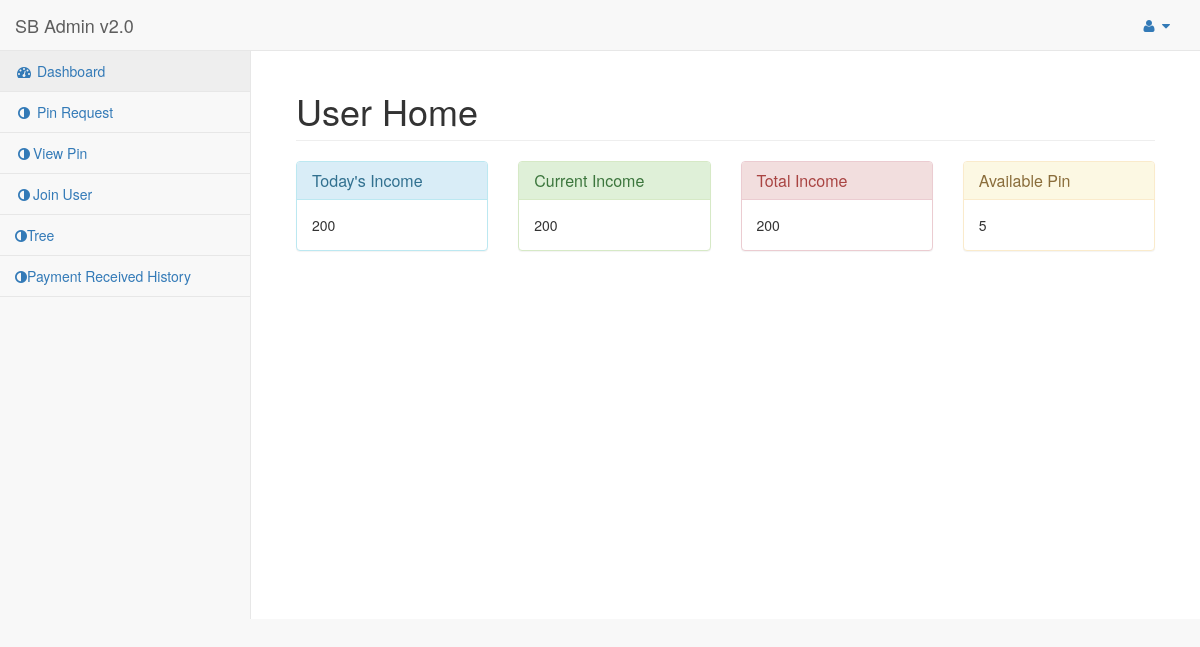
The page /home.php (signed in) on the database its author committed.
### tables this page shows
CREATE TABLE `income` (
  `id` int(11) NOT NULL,
  `userid` varchar(50) NOT NULL,
  `day_bal` int(11) NOT NULL,
  `current_bal` int(11) NOT NULL,
  `total_bal` int(11) NOT NULL
);

### home.php (the view, shortened to what this page needs)
<?php
include('php-includes/connect.php');
$userid = $_SESSION['userid'];
?>
<!DOCTYPE html>
<html lang="en">
<head>
    <link href="vendor/bootstrap/css/bootstrap.min.css" rel="stylesheet">
    <link href="vendor/metisMenu/metisMenu.min.css" rel="stylesheet">
    <link href="dist/css/sb-admin-2.css" rel="stylesheet">
    <link href="vendor/font-awesome/css/font-awesome.min.css" rel="stylesheet" type="text/css">
</head>
<body>
    <div id="wrapper">
        <?php include('php-includes/menu.php'); ?>
        <div id="page-wrapper">
            <div class="container-fluid">
                <div class="row">
                    <div class="col-lg-12">
                        <h1 class="page-header">User Home</h1>
                    </div>
                </div>
                <div class="row">
                	 <?php
						$query = mysqli_query($con,"select * from income where userid='$userid'");
						$result = mysqli_fetch_array($query);
					?>
                	<div class="col-lg-3">
                    	<div class="panel panel-info">
                        	<div class="panel-heading">
                            	<h4 class="panel-title">Today's Income</h4>
                            </div>
                            <div class="panel-body">
                            	<?php
								echo $result['day_bal']
								?>
                            </div>
                        </div>
                    </div>
                    <div class="col-lg-3">
                    	<div class="panel panel-success">
                        	<div class="panel-heading">
                            	<h4 class="panel-title">Current Income</h4>
                            </div>
                            <div class="panel-body">
                            	<?php
								echo $result['current_bal']
								?>
                            </div>
                        </div>
                    </div>
                    <div class="col-lg-3">
                    	<div class="panel panel-danger">
                        	<div class="panel-heading">
                            	<h4 class="panel-title">Total Income</h4>
                            </div>
                            <div class="panel-body">
                            	<?php
								echo $result['total_bal']
								?>
                            </div>
                        </div>
                    </div>
                    <div class="col-lg-3">
                    	<div class="panel panel-warning">
                        	<div class="panel-heading">
                            	<h4 class="panel-title">Available Pin</h4>
                            </div>
                            <div class="panel-body">
                            	<?php
								echo  mysqli_num_rows(mysqli_query($con,"select * from pin_list where userid='$userid' and status='open'"));
								?>
                            </div>
                        </div>
                    </div>
                </div>
            </div>
        </div>
    </div>
</body>
</html>

### rows shown on the page
income: day_bal "200", current_bal "200", total_bal "200"
